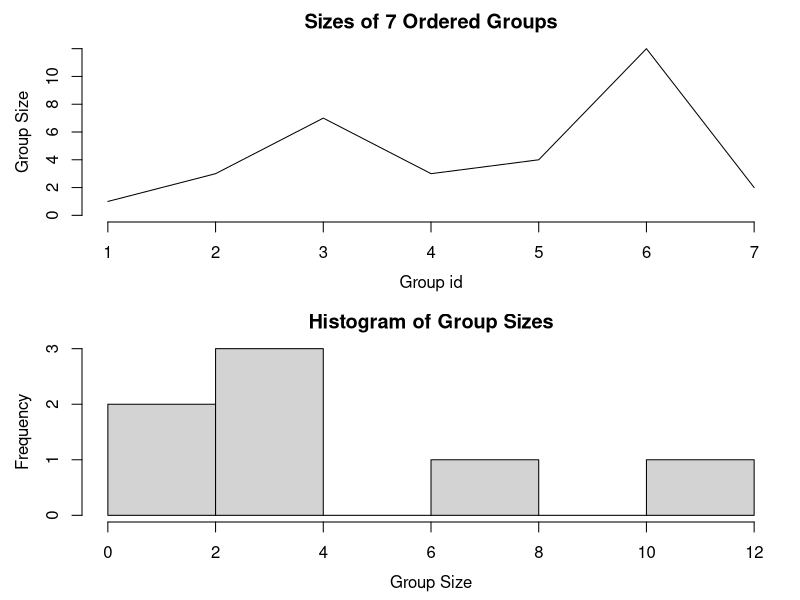

Generate this figure with R: (Note: this script raises an error after producing the figure.)
## ---- chunk 1
library(collapse)
library(magrittr)
library(microbenchmark)
## ---- chunk 2
fmean(mtcars$mpg)
(f1 <- fmean(mtcars))
## ---- chunk 3
(f2 <- fmean(mtcars, drop = F))
## ---- chunk 4
class(f1); class(f2)
## ---- chunk 5
m <- qM(mtcars)
fmean(m)
fmean(m, drop = F)
## ---- chunk 6
weights <- abs(rnorm(fnrow(mtcars)))
fmean(mtcars)
fmean(mtcars, w = weights)
## ---- chunk 7
fsd(mtcars, w = weights)
## ---- chunk 8
fmean(mtcars, mtcars$cyl)
## ---- chunk 9
fmean(mtcars, fselect(mtcars, cyl, vs, am))
## ---- chunk 10
(ind <- fselect(mtcars, cyl, vs, am, return = "indices"))
fmean(get_vars(mtcars, -ind), get_vars(mtcars, ind))
## ---- chunk 11
f <- qF(mtcars$cyl, na.exclude = F)
attributes(f)
## ---- chunk 12
dat <- get_vars(mtcars, -ind)
fsd(dat, f)
## ---- chunk 13
f2 <- qF(mtcars$cyl)
microbenchmark(fsd(dat, f), fsd(dat, f2))
## ---- chunk 14
(g <- GRP(mtcars, ~ cyl + vs + am))
str(g)
## ---- chunk 15
plot(g)
## ---- chunk 16
microbenchmark(fsd(dat, g), 
               fsd(dat, get_vars(mtcars, ind)))
## ---- chunk 17
gmtcars <- fgroup_by(mtcars, cyl, vs, am)
fmedian(gmtcars)
head(fgroup_vars(gmtcars))
## ---- chunk 18
fmedian(gmtcars, keep.group_vars = FALSE)
## ---- chunk 19
dat <- get_vars(mtcars, c("mpg", "disp"))
add_vars(g[["groups"]],
         add_stub(fmean(dat, g, use.g.names = F), "mean_"),
         add_stub(fsd(dat, g, use.g.names = F), "sd_"),
         add_stub(fmin(dat, g, use.g.names = F), "min_"),
         add_stub(fmax(dat, g, use.g.names = F), "max_"))
## ---- chunk 20
fgroup_by(mtcars, cyl, vs, am) %>% 
  fselect(mpg, disp) %>% {
    add_vars(fgroup_vars(., "unique"),
             fmean(., keep.group_vars = F) %>% add_stub("mean_"),
             fsd(., keep.group_vars = F) %>% add_stub("sd_"),
             fmin(., keep.group_vars = F) %>% add_stub("min_"),
             fmax(., keep.group_vars = F) %>% add_stub("max_"))
  }
## ---- chunk 21
add_vars(g[["groups"]],
         add_stub(fmean(dat, g, weights, use.g.names = F), "w_mean_"),
         add_stub(fsd(dat, g, weights, use.g.names = F), "w_sd_"),
         add_stub(fmin(dat, g, use.g.names = F), "min_"),
         add_stub(fmax(dat, g, use.g.names = F), "max_"))
## ---- chunk 22
add_vars(g[["groups"]],
         add_stub(fmean(dat, g, weights, use.g.names = F), "w_mean_"),
         add_stub(fsd(dat, g, weights, use.g.names = F), "w_sd_"),
         add_stub(fmin(dat, g, use.g.names = F), "min_"),
         add_stub(fmax(dat, g, use.g.names = F), "max_"),
         pos = c(4,8,5,9,6,10,7,11))
## ---- chunk 23
microbenchmark(call = add_vars(g[["groups"]],
         add_stub(fmean(dat, g, weights, use.g.names = FALSE), "w_mean_"),
         add_stub(fsd(dat, g, weights, use.g.names = FALSE), "w_sd_"),
         add_stub(fmin(dat, g, use.g.names = FALSE), "min_"),
         add_stub(fmax(dat, g, use.g.names = FALSE), "max_")))
## ---- chunk 24
add_vars(get_vars(mtcars, ind),
         add_stub(fmean(dat, g, weights, "-"), "w_demean_"),
         add_stub(fsd(dat, g, weights, "/"), "w_scalse_"),
         add_stub(fmin(dat, g, "replace"), "min_"),
         add_stub(fmax(dat, g, "replace"), "max_")) %>% 
  head()
## ---- chunk 25
pos <- as.integer(c(2,8,3,9,4,10,5,11))

add_vars(mtcars, pos) <- c(
  add_stub(fmean(dat, g, weights, "-"), "w_demean_"),
  add_stub(fsd(dat, g, weights, "/"), "w_scale_"),
  add_stub(fmin(dat, g, "replace"), "min_"),
  add_stub(fmax(dat, g, "replace"), "max_")
)
head(mtcars)
rm(mtcars)
## ---- chunk 26
settransform(mtcars,
             carb_dwmed_cyl = fmedian(carb, cyl, weights, "-"),
             carb_wsd_vs_am = fsd(carb, list(vs, am), weights, "replace"))


rm(mtcars)
## ---- chunk 27
settransform(mtcars, c(
  fmedian(list(carb_dwmed_cyl = carb, mpg_dwmed_cyl = mpg), 
          cyl, weights, "-"),
  fsd(list(carb_wsd_vs_am = carb, mpg_wsd_vs_am = mpg), 
      list(vs, am), weights, "replace")
))
## ---- chunk 28
settransform(mtcars,
  mpg_gwQ3_cyl = fnth(
    mpg, 0.75,
    list(cyl, carb > fmedian(carb, vs, weights, 1L)),
    weights, 1L
  )
)

head(mtcars)
rm(mtcars)
